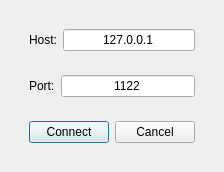
<?xml version="1.0" encoding="UTF-8"?>
<ui version="4.0">
 <class>ConnectForm</class>
 <widget class="QWidget" name="ConnectForm">
  <property name="windowModality">
   <enum>Qt::ApplicationModal</enum>
  </property>
  <property name="geometry">
   <rect>
    <x>0</x>
    <y>0</y>
    <width>223</width>
    <height>169</height>
   </rect>
  </property>
  <property name="windowTitle">
   <string>Connect</string>
  </property>
  <layout class="QVBoxLayout" name="verticalLayout_2">
   <item>
    <widget class="QWidget" name="widget" native="true">
     <layout class="QVBoxLayout" name="verticalLayout">
      <item>
       <widget class="QWidget" name="widget" native="true">
        <layout class="QHBoxLayout" name="horizontalLayout_2">
         <item>
          <widget class="QLabel" name="label">
           <property name="text">
            <string>Host:</string>
           </property>
          </widget>
         </item>
         <item>
          <widget class="QLineEdit" name="lineEdit">
           <property name="text">
            <string>127.0.0.1</string>
           </property>
           <property name="alignment">
            <set>Qt::AlignCenter</set>
           </property>
          </widget>
         </item>
        </layout>
       </widget>
      </item>
      <item>
       <widget class="QWidget" name="widget" native="true">
        <layout class="QHBoxLayout" name="horizontalLayout">
         <item>
          <widget class="QLabel" name="label_2">
           <property name="text">
            <string>Port:</string>
           </property>
          </widget>
         </item>
         <item>
          <widget class="QLineEdit" name="lineEdit_2">
           <property name="text">
            <string>1122</string>
           </property>
           <property name="alignment">
            <set>Qt::AlignCenter</set>
           </property>
          </widget>
         </item>
        </layout>
       </widget>
      </item>
      <item>
       <widget class="QWidget" name="widget" native="true">
        <layout class="QHBoxLayout" name="horizontalLayout_3">
         <item>
          <widget class="QPushButton" name="pushButton">
           <property name="maximumSize">
            <size>
             <width>80</width>
             <height>16777215</height>
            </size>
           </property>
           <property name="text">
            <string>Connect</string>
           </property>
           <property name="autoDefault">
            <bool>true</bool>
           </property>
           <property name="default">
            <bool>true</bool>
           </property>
          </widget>
         </item>
         <item>
          <widget class="QPushButton" name="pushButton_2">
           <property name="maximumSize">
            <size>
             <width>80</width>
             <height>16777215</height>
            </size>
           </property>
           <property name="text">
            <string>Cancel</string>
           </property>
          </widget>
         </item>
        </layout>
       </widget>
      </item>
     </layout>
    </widget>
   </item>
  </layout>
 </widget>
 <resources/>
 <connections/>
</ui>
